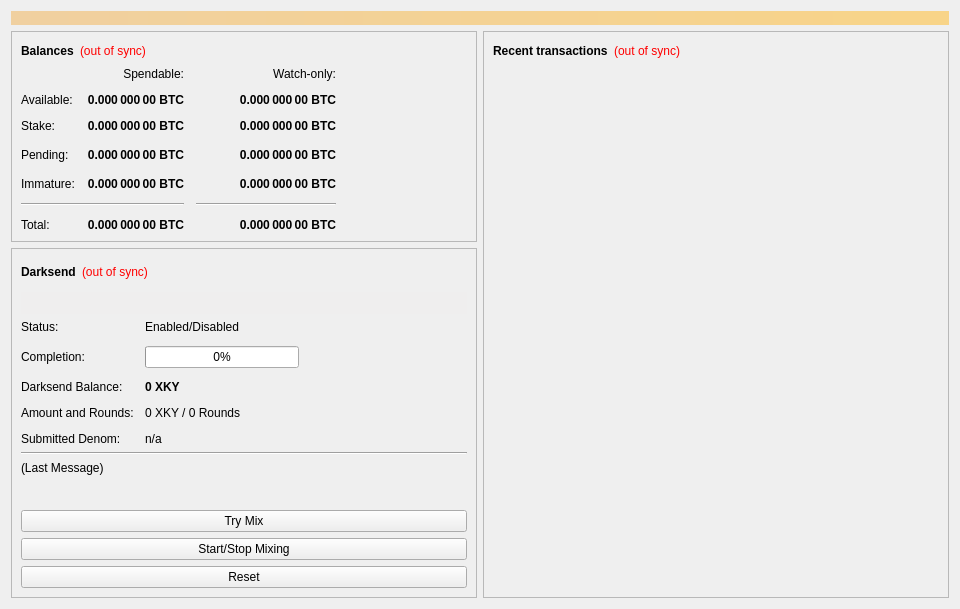
<?xml version="1.0" encoding="UTF-8"?>
<ui version="4.0">
 <class>OverviewPage</class>
 <widget class="QWidget" name="OverviewPage">
  <property name="geometry">
   <rect>
    <x>0</x>
    <y>0</y>
    <width>960</width>
    <height>594</height>
   </rect>
  </property>
  <property name="minimumSize">
   <size>
    <width>960</width>
    <height>0</height>
   </size>
  </property>
  <property name="windowTitle">
   <string>Form</string>
  </property>
  <layout class="QVBoxLayout" name="topLayout">
   <item>
    <widget class="QLabel" name="labelAlerts">
     <property name="visible">
      <bool>false</bool>
     </property>
     <property name="styleSheet">
      <string notr="true">background-color: qlineargradient(x1: 0, y1: 0, x2: 1, y2: 0, stop:0 #F0D0A0, stop:1 #F8D488); color:#000000;</string>
     </property>
     <property name="wordWrap">
      <bool>true</bool>
     </property>
     <property name="margin">
      <number>3</number>
     </property>
    </widget>
   </item>
   <item>
    <layout class="QHBoxLayout" name="horizontalLayout" stretch="1,1">
     <item>
      <layout class="QVBoxLayout" name="verticalLayout_2">
       <item>
        <widget class="QFrame" name="frame">
         <property name="frameShape">
          <enum>QFrame::StyledPanel</enum>
         </property>
         <property name="frameShadow">
          <enum>QFrame::Raised</enum>
         </property>
         <layout class="QVBoxLayout" name="verticalLayout_4">
          <item>
           <layout class="QHBoxLayout" name="horizontalLayout_4">
            <item>
             <widget class="QLabel" name="label_5">
              <property name="font">
               <font>
                <weight>75</weight>
                <bold>true</bold>
               </font>
              </property>
              <property name="text">
               <string>Balances</string>
              </property>
             </widget>
            </item>
            <item>
             <widget class="QLabel" name="labelWalletStatus">
              <property name="cursor">
               <cursorShape>WhatsThisCursor</cursorShape>
              </property>
              <property name="toolTip">
               <string>The displayed information may be out of date. Your wallet automatically synchronizes with the XKY network after a connection is established, but this process has not completed yet.</string>
              </property>
              <property name="styleSheet">
               <string notr="true">QLabel { color: red; }</string>
              </property>
              <property name="text">
               <string notr="true">(out of sync)</string>
              </property>
              <property name="alignment">
               <set>Qt::AlignLeading|Qt::AlignLeft|Qt::AlignVCenter</set>
              </property>
             </widget>
            </item>
            <item>
             <spacer name="horizontalSpacer_3">
              <property name="orientation">
               <enum>Qt::Horizontal</enum>
              </property>
              <property name="sizeHint" stdset="0">
               <size>
                <width>40</width>
                <height>20</height>
               </size>
              </property>
             </spacer>
            </item>
           </layout>
          </item>
          <item>
           <layout class="QGridLayout" name="gridLayout">
            <property name="spacing">
             <number>12</number>
            </property>
            <item row="3" column="2">
             <widget class="QLabel" name="labelWatchPending">
              <property name="font">
               <font>
                <weight>75</weight>
                <bold>true</bold>
               </font>
              </property>
              <property name="cursor">
               <cursorShape>IBeamCursor</cursorShape>
              </property>
              <property name="toolTip">
               <string>Unconfirmed transactions to watch-only addresses</string>
              </property>
              <property name="text">
               <string notr="true">0.000 000 00 BTC</string>
              </property>
              <property name="alignment">
               <set>Qt::AlignRight|Qt::AlignTrailing|Qt::AlignVCenter</set>
              </property>
              <property name="textInteractionFlags">
               <set>Qt::LinksAccessibleByMouse|Qt::TextSelectableByKeyboard|Qt::TextSelectableByMouse</set>
              </property>
             </widget>
            </item>
            <item row="3" column="1">
             <widget class="QLabel" name="labelUnconfirmed">
              <property name="font">
               <font>
                <weight>75</weight>
                <bold>true</bold>
               </font>
              </property>
              <property name="cursor">
               <cursorShape>IBeamCursor</cursorShape>
              </property>
              <property name="toolTip">
               <string>Total of transactions that have yet to be confirmed, and do not yet count toward the spendable balance</string>
              </property>
              <property name="text">
               <string notr="true">0.000 000 00 BTC</string>
              </property>
              <property name="alignment">
               <set>Qt::AlignRight|Qt::AlignTrailing|Qt::AlignVCenter</set>
              </property>
              <property name="textInteractionFlags">
               <set>Qt::LinksAccessibleByMouse|Qt::TextSelectableByKeyboard|Qt::TextSelectableByMouse</set>
              </property>
             </widget>
            </item>
            <item row="4" column="2">
             <widget class="QLabel" name="labelWatchImmature">
              <property name="font">
               <font>
                <weight>75</weight>
                <bold>true</bold>
               </font>
              </property>
              <property name="cursor">
               <cursorShape>IBeamCursor</cursorShape>
              </property>
              <property name="toolTip">
               <string>Mined balance in watch-only addresses that has not yet matured</string>
              </property>
              <property name="text">
               <string notr="true">0.000 000 00 BTC</string>
              </property>
              <property name="alignment">
               <set>Qt::AlignRight|Qt::AlignTrailing|Qt::AlignVCenter</set>
              </property>
              <property name="textInteractionFlags">
               <set>Qt::LinksAccessibleByMouse|Qt::TextSelectableByKeyboard|Qt::TextSelectableByMouse</set>
              </property>
             </widget>
            </item>
            <item row="5" column="0" colspan="2">
             <widget class="Line" name="lineSpendableBalance">
              <property name="orientation">
               <enum>Qt::Horizontal</enum>
              </property>
             </widget>
            </item>
            <item row="5" column="2">
             <widget class="Line" name="lineWatchBalance">
              <property name="sizePolicy">
               <sizepolicy hsizetype="Preferred" vsizetype="Fixed">
                <horstretch>0</horstretch>
                <verstretch>0</verstretch>
               </sizepolicy>
              </property>
              <property name="minimumSize">
               <size>
                <width>140</width>
                <height>0</height>
               </size>
              </property>
              <property name="orientation">
               <enum>Qt::Horizontal</enum>
              </property>
             </widget>
            </item>
            <item row="6" column="0">
             <widget class="QLabel" name="labelTotalText">
              <property name="text">
               <string>Total:</string>
              </property>
             </widget>
            </item>
            <item row="4" column="1">
             <widget class="QLabel" name="labelImmature">
              <property name="font">
               <font>
                <weight>75</weight>
                <bold>true</bold>
               </font>
              </property>
              <property name="cursor">
               <cursorShape>IBeamCursor</cursorShape>
              </property>
              <property name="toolTip">
               <string>Mined balance that has not yet matured</string>
              </property>
              <property name="text">
               <string notr="true">0.000 000 00 BTC</string>
              </property>
              <property name="alignment">
               <set>Qt::AlignRight|Qt::AlignTrailing|Qt::AlignVCenter</set>
              </property>
              <property name="textInteractionFlags">
               <set>Qt::LinksAccessibleByMouse|Qt::TextSelectableByKeyboard|Qt::TextSelectableByMouse</set>
              </property>
             </widget>
            </item>
            <item row="3" column="3">
             <spacer name="horizontalSpacer_2">
              <property name="orientation">
               <enum>Qt::Horizontal</enum>
              </property>
              <property name="sizeHint" stdset="0">
               <size>
                <width>40</width>
                <height>20</height>
               </size>
              </property>
             </spacer>
            </item>
            <item row="4" column="0">
             <widget class="QLabel" name="labelImmatureText">
              <property name="text">
               <string>Immature:</string>
              </property>
             </widget>
            </item>
            <item row="6" column="1">
             <widget class="QLabel" name="labelTotal">
              <property name="font">
               <font>
                <weight>75</weight>
                <bold>true</bold>
               </font>
              </property>
              <property name="cursor">
               <cursorShape>IBeamCursor</cursorShape>
              </property>
              <property name="toolTip">
               <string>Your current total balance</string>
              </property>
              <property name="text">
               <string notr="true">0.000 000 00 BTC</string>
              </property>
              <property name="alignment">
               <set>Qt::AlignRight|Qt::AlignTrailing|Qt::AlignVCenter</set>
              </property>
              <property name="textInteractionFlags">
               <set>Qt::LinksAccessibleByMouse|Qt::TextSelectableByKeyboard|Qt::TextSelectableByMouse</set>
              </property>
             </widget>
            </item>
            <item row="6" column="2">
             <widget class="QLabel" name="labelWatchTotal">
              <property name="font">
               <font>
                <weight>75</weight>
                <bold>true</bold>
               </font>
              </property>
              <property name="cursor">
               <cursorShape>IBeamCursor</cursorShape>
              </property>
              <property name="toolTip">
               <string>Current total balance in watch-only addresses</string>
              </property>
              <property name="text">
               <string notr="true">0.000 000 00 BTC</string>
              </property>
              <property name="alignment">
               <set>Qt::AlignRight|Qt::AlignTrailing|Qt::AlignVCenter</set>
              </property>
              <property name="textInteractionFlags">
               <set>Qt::LinksAccessibleByMouse|Qt::TextSelectableByKeyboard|Qt::TextSelectableByMouse</set>
              </property>
             </widget>
            </item>
            <item row="0" column="2">
             <widget class="QLabel" name="labelWatchonly">
              <property name="text">
               <string>Watch-only:</string>
              </property>
              <property name="alignment">
               <set>Qt::AlignRight|Qt::AlignTrailing|Qt::AlignVCenter</set>
              </property>
             </widget>
            </item>
            <item row="1" column="0">
             <widget class="QLabel" name="labelBalanceText">
              <property name="text">
               <string>Available:</string>
              </property>
             </widget>
            </item>
            <item row="1" column="1">
             <widget class="QLabel" name="labelBalance">
              <property name="font">
               <font>
                <weight>75</weight>
                <bold>true</bold>
               </font>
              </property>
              <property name="cursor">
               <cursorShape>IBeamCursor</cursorShape>
              </property>
              <property name="toolTip">
               <string>Your current spendable balance</string>
              </property>
              <property name="text">
               <string notr="true">0.000 000 00 BTC</string>
              </property>
              <property name="alignment">
               <set>Qt::AlignRight|Qt::AlignTrailing|Qt::AlignVCenter</set>
              </property>
              <property name="textInteractionFlags">
               <set>Qt::LinksAccessibleByMouse|Qt::TextSelectableByKeyboard|Qt::TextSelectableByMouse</set>
              </property>
             </widget>
            </item>
            <item row="2" column="0">
             <widget class="QLabel" name="label_10">
              <property name="text">
               <string>Stake:</string>
              </property>
             </widget>
            </item>
            <item row="2" column="1">
             <widget class="QLabel" name="labelStake">
              <property name="font">
               <font>
                <weight>75</weight>
                <bold>true</bold>
               </font>
              </property>
              <property name="cursor">
               <cursorShape>IBeamCursor</cursorShape>
              </property>
              <property name="toolTip">
               <string>Total of coins that was staked, and do not yet count toward the current balance</string>
              </property>
              <property name="text">
               <string notr="true">0.000 000 00 BTC</string>
              </property>
              <property name="alignment">
               <set>Qt::AlignRight|Qt::AlignTrailing|Qt::AlignVCenter</set>
              </property>
              <property name="textInteractionFlags">
               <set>Qt::LinksAccessibleByMouse|Qt::TextSelectableByKeyboard|Qt::TextSelectableByMouse</set>
              </property>
             </widget>
            </item>
            <item row="2" column="2">
             <widget class="QLabel" name="labelWatchStake">
              <property name="font">
               <font>
                <weight>75</weight>
                <bold>true</bold>
               </font>
              </property>
              <property name="cursor">
               <cursorShape>IBeamCursor</cursorShape>
              </property>
              <property name="toolTip">
               <string>Total of coins that was staked in watch-only addresses, and do not yet count toward the current watch-only balance</string>
              </property>
              <property name="text">
               <string notr="true">0.000 000 00 BTC</string>
              </property>
              <property name="alignment">
               <set>Qt::AlignRight|Qt::AlignTrailing|Qt::AlignVCenter</set>
              </property>
              <property name="textInteractionFlags">
               <set>Qt::LinksAccessibleByMouse|Qt::TextSelectableByKeyboard|Qt::TextSelectableByMouse</set>
              </property>
             </widget>
            </item>
            <item row="1" column="2">
             <widget class="QLabel" name="labelWatchAvailable">
              <property name="font">
               <font>
                <weight>75</weight>
                <bold>true</bold>
               </font>
              </property>
              <property name="cursor">
               <cursorShape>IBeamCursor</cursorShape>
              </property>
              <property name="toolTip">
               <string>Your current balance in watch-only addresses</string>
              </property>
              <property name="text">
               <string notr="true">0.000 000 00 BTC</string>
              </property>
              <property name="alignment">
               <set>Qt::AlignRight|Qt::AlignTrailing|Qt::AlignVCenter</set>
              </property>
              <property name="textInteractionFlags">
               <set>Qt::LinksAccessibleByMouse|Qt::TextSelectableByKeyboard|Qt::TextSelectableByMouse</set>
              </property>
             </widget>
            </item>
            <item row="3" column="0">
             <widget class="QLabel" name="labelPendingText">
              <property name="text">
               <string>Pending:</string>
              </property>
             </widget>
            </item>
            <item row="0" column="1">
             <widget class="QLabel" name="labelSpendable">
              <property name="text">
               <string>Spendable:</string>
              </property>
              <property name="alignment">
               <set>Qt::AlignRight|Qt::AlignTrailing|Qt::AlignVCenter</set>
              </property>
             </widget>
            </item>
           </layout>
          </item>
         </layout>
        </widget>
       </item>
       <item>
        <widget class="QFrame" name="frameDarksend">
         <property name="sizePolicy">
          <sizepolicy hsizetype="Expanding" vsizetype="Expanding">
           <horstretch>0</horstretch>
           <verstretch>0</verstretch>
          </sizepolicy>
         </property>
         <property name="minimumSize">
          <size>
           <width>0</width>
           <height>350</height>
          </size>
         </property>
         <property name="layoutDirection">
          <enum>Qt::LeftToRight</enum>
         </property>
         <property name="frameShape">
          <enum>QFrame::StyledPanel</enum>
         </property>
         <property name="frameShadow">
          <enum>QFrame::Raised</enum>
         </property>
         <layout class="QVBoxLayout" name="verticalLayout_5">
          <item>
           <layout class="QHBoxLayout" name="horizontalLayout_5">
            <item>
             <widget class="QLabel" name="label_2">
              <property name="font">
               <font>
                <weight>75</weight>
                <bold>true</bold>
               </font>
              </property>
              <property name="text">
               <string>Darksend</string>
              </property>
             </widget>
            </item>
            <item>
             <widget class="QLabel" name="labelDarksendSyncStatus">
              <property name="toolTip">
               <string>The displayed information may be out of date. Your wallet automatically synchronizes with the XKY network after a connection is established, but this process has not completed yet.</string>
              </property>
              <property name="styleSheet">
               <string notr="true">QLabel { color: red; }</string>
              </property>
              <property name="text">
               <string notr="true">(out of sync)</string>
              </property>
              <property name="alignment">
               <set>Qt::AlignLeading|Qt::AlignLeft|Qt::AlignVCenter</set>
              </property>
             </widget>
            </item>
            <item>
             <spacer name="horizontalSpacer_4">
              <property name="orientation">
               <enum>Qt::Horizontal</enum>
              </property>
              <property name="sizeHint" stdset="0">
               <size>
                <width>40</width>
                <height>20</height>
               </size>
              </property>
             </spacer>
            </item>
           </layout>
          </item>
          <item>
           <widget class="QPushButton" name="runAutoDenom">
            <property name="palette">
             <palette>
              <active>
               <colorrole role="WindowText">
                <brush brushstyle="SolidPattern">
                 <color alpha="255">
                  <red>0</red>
                  <green>0</green>
                  <blue>0</blue>
                 </color>
                </brush>
               </colorrole>
               <colorrole role="Button">
                <brush brushstyle="SolidPattern">
                 <color alpha="255">
                  <red>239</red>
                  <green>238</green>
                  <blue>238</blue>
                 </color>
                </brush>
               </colorrole>
               <colorrole role="Light">
                <brush brushstyle="SolidPattern">
                 <color alpha="255">
                  <red>255</red>
                  <green>255</green>
                  <blue>255</blue>
                 </color>
                </brush>
               </colorrole>
               <colorrole role="Midlight">
                <brush brushstyle="SolidPattern">
                 <color alpha="255">
                  <red>247</red>
                  <green>246</green>
                  <blue>246</blue>
                 </color>
                </brush>
               </colorrole>
               <colorrole role="Dark">
                <brush brushstyle="SolidPattern">
                 <color alpha="255">
                  <red>119</red>
                  <green>119</green>
                  <blue>119</blue>
                 </color>
                </brush>
               </colorrole>
               <colorrole role="Mid">
                <brush brushstyle="SolidPattern">
                 <color alpha="255">
                  <red>159</red>
                  <green>159</green>
                  <blue>159</blue>
                 </color>
                </brush>
               </colorrole>
               <colorrole role="Text">
                <brush brushstyle="SolidPattern">
                 <color alpha="255">
                  <red>0</red>
                  <green>0</green>
                  <blue>0</blue>
                 </color>
                </brush>
               </colorrole>
               <colorrole role="BrightText">
                <brush brushstyle="SolidPattern">
                 <color alpha="255">
                  <red>255</red>
                  <green>255</green>
                  <blue>255</blue>
                 </color>
                </brush>
               </colorrole>
               <colorrole role="ButtonText">
                <brush brushstyle="SolidPattern">
                 <color alpha="255">
                  <red>0</red>
                  <green>0</green>
                  <blue>0</blue>
                 </color>
                </brush>
               </colorrole>
               <colorrole role="Base">
                <brush brushstyle="SolidPattern">
                 <color alpha="255">
                  <red>255</red>
                  <green>255</green>
                  <blue>255</blue>
                 </color>
                </brush>
               </colorrole>
               <colorrole role="Window">
                <brush brushstyle="SolidPattern">
                 <color alpha="255">
                  <red>239</red>
                  <green>238</green>
                  <blue>238</blue>
                 </color>
                </brush>
               </colorrole>
               <colorrole role="Shadow">
                <brush brushstyle="SolidPattern">
                 <color alpha="255">
                  <red>0</red>
                  <green>0</green>
                  <blue>0</blue>
                 </color>
                </brush>
               </colorrole>
               <colorrole role="AlternateBase">
                <brush brushstyle="SolidPattern">
                 <color alpha="255">
                  <red>247</red>
                  <green>246</green>
                  <blue>246</blue>
                 </color>
                </brush>
               </colorrole>
               <colorrole role="ToolTipBase">
                <brush brushstyle="SolidPattern">
                 <color alpha="255">
                  <red>255</red>
                  <green>255</green>
                  <blue>220</blue>
                 </color>
                </brush>
               </colorrole>
               <colorrole role="ToolTipText">
                <brush brushstyle="SolidPattern">
                 <color alpha="255">
                  <red>0</red>
                  <green>0</green>
                  <blue>0</blue>
                 </color>
                </brush>
               </colorrole>
              </active>
              <inactive>
               <colorrole role="WindowText">
                <brush brushstyle="SolidPattern">
                 <color alpha="255">
                  <red>0</red>
                  <green>0</green>
                  <blue>0</blue>
                 </color>
                </brush>
               </colorrole>
               <colorrole role="Button">
                <brush brushstyle="SolidPattern">
                 <color alpha="255">
                  <red>239</red>
                  <green>238</green>
                  <blue>238</blue>
                 </color>
                </brush>
               </colorrole>
               <colorrole role="Light">
                <brush brushstyle="SolidPattern">
                 <color alpha="255">
                  <red>255</red>
                  <green>255</green>
                  <blue>255</blue>
                 </color>
                </brush>
               </colorrole>
               <colorrole role="Midlight">
                <brush brushstyle="SolidPattern">
                 <color alpha="255">
                  <red>247</red>
                  <green>246</green>
                  <blue>246</blue>
                 </color>
                </brush>
               </colorrole>
               <colorrole role="Dark">
                <brush brushstyle="SolidPattern">
                 <color alpha="255">
                  <red>119</red>
                  <green>119</green>
                  <blue>119</blue>
                 </color>
                </brush>
               </colorrole>
               <colorrole role="Mid">
                <brush brushstyle="SolidPattern">
                 <color alpha="255">
                  <red>159</red>
                  <green>159</green>
                  <blue>159</blue>
                 </color>
                </brush>
               </colorrole>
               <colorrole role="Text">
                <brush brushstyle="SolidPattern">
                 <color alpha="255">
                  <red>0</red>
                  <green>0</green>
                  <blue>0</blue>
                 </color>
                </brush>
               </colorrole>
               <colorrole role="BrightText">
                <brush brushstyle="SolidPattern">
                 <color alpha="255">
                  <red>255</red>
                  <green>255</green>
                  <blue>255</blue>
                 </color>
                </brush>
               </colorrole>
               <colorrole role="ButtonText">
                <brush brushstyle="SolidPattern">
                 <color alpha="255">
                  <red>0</red>
                  <green>0</green>
                  <blue>0</blue>
                 </color>
                </brush>
               </colorrole>
               <colorrole role="Base">
                <brush brushstyle="SolidPattern">
                 <color alpha="255">
                  <red>255</red>
                  <green>255</green>
                  <blue>255</blue>
                 </color>
                </brush>
               </colorrole>
               <colorrole role="Window">
                <brush brushstyle="SolidPattern">
                 <color alpha="255">
                  <red>239</red>
                  <green>238</green>
                  <blue>238</blue>
                 </color>
                </brush>
               </colorrole>
               <colorrole role="Shadow">
                <brush brushstyle="SolidPattern">
                 <color alpha="255">
                  <red>0</red>
                  <green>0</green>
                  <blue>0</blue>
                 </color>
                </brush>
               </colorrole>
               <colorrole role="AlternateBase">
                <brush brushstyle="SolidPattern">
                 <color alpha="255">
                  <red>247</red>
                  <green>246</green>
                  <blue>246</blue>
                 </color>
                </brush>
               </colorrole>
               <colorrole role="ToolTipBase">
                <brush brushstyle="SolidPattern">
                 <color alpha="255">
                  <red>255</red>
                  <green>255</green>
                  <blue>220</blue>
                 </color>
                </brush>
               </colorrole>
               <colorrole role="ToolTipText">
                <brush brushstyle="SolidPattern">
                 <color alpha="255">
                  <red>0</red>
                  <green>0</green>
                  <blue>0</blue>
                 </color>
                </brush>
               </colorrole>
              </inactive>
              <disabled>
               <colorrole role="WindowText">
                <brush brushstyle="SolidPattern">
                 <color alpha="255">
                  <red>119</red>
                  <green>119</green>
                  <blue>119</blue>
                 </color>
                </brush>
               </colorrole>
               <colorrole role="Button">
                <brush brushstyle="SolidPattern">
                 <color alpha="255">
                  <red>239</red>
                  <green>238</green>
                  <blue>238</blue>
                 </color>
                </brush>
               </colorrole>
               <colorrole role="Light">
                <brush brushstyle="SolidPattern">
                 <color alpha="255">
                  <red>255</red>
                  <green>255</green>
                  <blue>255</blue>
                 </color>
                </brush>
               </colorrole>
               <colorrole role="Midlight">
                <brush brushstyle="SolidPattern">
                 <color alpha="255">
                  <red>247</red>
                  <green>246</green>
                  <blue>246</blue>
                 </color>
                </brush>
               </colorrole>
               <colorrole role="Dark">
                <brush brushstyle="SolidPattern">
                 <color alpha="255">
                  <red>119</red>
                  <green>119</green>
                  <blue>119</blue>
                 </color>
                </brush>
               </colorrole>
               <colorrole role="Mid">
                <brush brushstyle="SolidPattern">
                 <color alpha="255">
                  <red>159</red>
                  <green>159</green>
                  <blue>159</blue>
                 </color>
                </brush>
               </colorrole>
               <colorrole role="Text">
                <brush brushstyle="SolidPattern">
                 <color alpha="255">
                  <red>119</red>
                  <green>119</green>
                  <blue>119</blue>
                 </color>
                </brush>
               </colorrole>
               <colorrole role="BrightText">
                <brush brushstyle="SolidPattern">
                 <color alpha="255">
                  <red>255</red>
                  <green>255</green>
                  <blue>255</blue>
                 </color>
                </brush>
               </colorrole>
               <colorrole role="ButtonText">
                <brush brushstyle="SolidPattern">
                 <color alpha="255">
                  <red>119</red>
                  <green>119</green>
                  <blue>119</blue>
                 </color>
                </brush>
               </colorrole>
               <colorrole role="Base">
                <brush brushstyle="SolidPattern">
                 <color alpha="255">
                  <red>239</red>
                  <green>238</green>
                  <blue>238</blue>
                 </color>
                </brush>
               </colorrole>
               <colorrole role="Window">
                <brush brushstyle="SolidPattern">
                 <color alpha="255">
                  <red>239</red>
                  <green>238</green>
                  <blue>238</blue>
                 </color>
                </brush>
               </colorrole>
               <colorrole role="Shadow">
                <brush brushstyle="SolidPattern">
                 <color alpha="255">
                  <red>0</red>
                  <green>0</green>
                  <blue>0</blue>
                 </color>
                </brush>
               </colorrole>
               <colorrole role="AlternateBase">
                <brush brushstyle="SolidPattern">
                 <color alpha="255">
                  <red>239</red>
                  <green>238</green>
                  <blue>238</blue>
                 </color>
                </brush>
               </colorrole>
               <colorrole role="ToolTipBase">
                <brush brushstyle="SolidPattern">
                 <color alpha="255">
                  <red>255</red>
                  <green>255</green>
                  <blue>220</blue>
                 </color>
                </brush>
               </colorrole>
               <colorrole role="ToolTipText">
                <brush brushstyle="SolidPattern">
                 <color alpha="255">
                  <red>0</red>
                  <green>0</green>
                  <blue>0</blue>
                 </color>
                </brush>
               </colorrole>
              </disabled>
             </palette>
            </property>
            <property name="focusPolicy">
             <enum>Qt::NoFocus</enum>
            </property>
            <property name="autoFillBackground">
             <bool>true</bool>
            </property>
            <property name="text">
             <string/>
            </property>
            <property name="flat">
             <bool>true</bool>
            </property>
           </widget>
          </item>
          <item>
           <layout class="QFormLayout" name="formLayout">
            <property name="fieldGrowthPolicy">
             <enum>QFormLayout::AllNonFixedFieldsGrow</enum>
            </property>
            <property name="horizontalSpacing">
             <number>11</number>
            </property>
            <property name="verticalSpacing">
             <number>12</number>
            </property>
            <item row="0" column="0">
             <widget class="QLabel" name="label_6">
              <property name="text">
               <string>Status:</string>
              </property>
             </widget>
            </item>
            <item row="1" column="0">
             <widget class="QLabel" name="label_7">
              <property name="text">
               <string>Completion:</string>
              </property>
             </widget>
            </item>
            <item row="1" column="1">
             <widget class="QProgressBar" name="darksendProgress">
              <property name="maximumSize">
               <size>
                <width>154</width>
                <height>16777215</height>
               </size>
              </property>
              <property name="value">
               <number>0</number>
              </property>
             </widget>
            </item>
            <item row="3" column="0">
             <widget class="QLabel" name="labelAnonymizedText">
              <property name="text">
               <string>Darksend Balance:</string>
              </property>
             </widget>
            </item>
            <item row="3" column="1">
             <widget class="QLabel" name="labelAnonymized">
              <property name="font">
               <font>
                <weight>75</weight>
                <bold>true</bold>
               </font>
              </property>
              <property name="text">
               <string notr="true">0 XKY</string>
              </property>
             </widget>
            </item>
            <item row="4" column="0">
             <widget class="QLabel" name="label_8">
              <property name="text">
               <string>Amount and Rounds:</string>
              </property>
             </widget>
            </item>
            <item row="4" column="1">
             <widget class="QLabel" name="labelAmountRounds">
              <property name="text">
               <string>0 XKY / 0 Rounds</string>
              </property>
             </widget>
            </item>
            <item row="5" column="0">
             <widget class="QLabel" name="label_9">
              <property name="text">
               <string>Submitted Denom:</string>
              </property>
             </widget>
            </item>
            <item row="5" column="1">
             <widget class="QLabel" name="labelSubmittedDenom">
              <property name="toolTip">
               <string>The denominations you submitted to the Masternode.&lt;br&gt;To mix, other users must submit the exact same denominations.</string>
              </property>
              <property name="text">
               <string>n/a</string>
              </property>
             </widget>
            </item>
            <item row="0" column="1">
             <widget class="QLabel" name="darksendEnabled">
              <property name="text">
               <string>Enabled/Disabled</string>
              </property>
             </widget>
            </item>
           </layout>
          </item>
          <item>
           <widget class="Line" name="lineLastMessage">
            <property name="orientation">
             <enum>Qt::Horizontal</enum>
            </property>
           </widget>
          </item>
          <item>
           <widget class="QLabel" name="darksendStatus">
            <property name="minimumSize">
             <size>
              <width>288</width>
              <height>43</height>
             </size>
            </property>
            <property name="text">
             <string>(Last Message)</string>
            </property>
            <property name="alignment">
             <set>Qt::AlignLeading|Qt::AlignLeft|Qt::AlignTop</set>
            </property>
            <property name="wordWrap">
             <bool>true</bool>
            </property>
           </widget>
          </item>
          <item>
           <widget class="QPushButton" name="darksendAuto">
            <property name="sizePolicy">
             <sizepolicy hsizetype="MinimumExpanding" vsizetype="Fixed">
              <horstretch>0</horstretch>
              <verstretch>0</verstretch>
             </sizepolicy>
            </property>
            <property name="toolTip">
             <string>Try to manually submit a Darksend request.</string>
            </property>
            <property name="text">
             <string>Try Mix</string>
            </property>
           </widget>
          </item>
          <item>
           <widget class="QPushButton" name="toggleDarksend">
            <property name="sizePolicy">
             <sizepolicy hsizetype="MinimumExpanding" vsizetype="Fixed">
              <horstretch>0</horstretch>
              <verstretch>0</verstretch>
             </sizepolicy>
            </property>
            <property name="text">
             <string>Start/Stop Mixing</string>
            </property>
           </widget>
          </item>
          <item>
           <widget class="QPushButton" name="darksendReset">
            <property name="sizePolicy">
             <sizepolicy hsizetype="MinimumExpanding" vsizetype="Fixed">
              <horstretch>0</horstretch>
              <verstretch>0</verstretch>
             </sizepolicy>
            </property>
            <property name="toolTip">
             <string>Reset the current status of Darksend (can interrupt Darksend if it's in the process of Mixing, which can cost you money!)</string>
            </property>
            <property name="autoFillBackground">
             <bool>false</bool>
            </property>
            <property name="text">
             <string>Reset</string>
            </property>
           </widget>
          </item>
         </layout>
        </widget>
       </item>
       <item>
        <spacer name="verticalSpacer">
         <property name="orientation">
          <enum>Qt::Vertical</enum>
         </property>
         <property name="sizeHint" stdset="0">
          <size>
           <width>20</width>
           <height>40</height>
          </size>
         </property>
        </spacer>
       </item>
      </layout>
     </item>
     <item>
      <layout class="QVBoxLayout" name="verticalLayout_3">
       <item>
        <widget class="QFrame" name="frame_2">
         <property name="frameShape">
          <enum>QFrame::StyledPanel</enum>
         </property>
         <property name="frameShadow">
          <enum>QFrame::Raised</enum>
         </property>
         <layout class="QVBoxLayout" name="verticalLayout">
          <item>
           <layout class="QHBoxLayout" name="horizontalLayout_2">
            <item>
             <widget class="QLabel" name="label_4">
              <property name="font">
               <font>
                <weight>75</weight>
                <bold>true</bold>
               </font>
              </property>
              <property name="text">
               <string>Recent transactions</string>
              </property>
             </widget>
            </item>
            <item>
             <widget class="QLabel" name="labelTransactionsStatus">
              <property name="cursor">
               <cursorShape>WhatsThisCursor</cursorShape>
              </property>
              <property name="toolTip">
               <string>The displayed information may be out of date. Your wallet automatically synchronizes with the XKY network after a connection is established, but this process has not completed yet.</string>
              </property>
              <property name="styleSheet">
               <string notr="true">QLabel { color: red; }</string>
              </property>
              <property name="text">
               <string notr="true">(out of sync)</string>
              </property>
              <property name="alignment">
               <set>Qt::AlignRight|Qt::AlignTrailing|Qt::AlignVCenter</set>
              </property>
             </widget>
            </item>
            <item>
             <spacer name="horizontalSpacer">
              <property name="orientation">
               <enum>Qt::Horizontal</enum>
              </property>
              <property name="sizeHint" stdset="0">
               <size>
                <width>40</width>
                <height>20</height>
               </size>
              </property>
             </spacer>
            </item>
           </layout>
          </item>
          <item>
           <widget class="QListView" name="listTransactions">
            <property name="styleSheet">
             <string notr="true">QListView { background: transparent; }</string>
            </property>
            <property name="frameShape">
             <enum>QFrame::NoFrame</enum>
            </property>
            <property name="verticalScrollBarPolicy">
             <enum>Qt::ScrollBarAlwaysOff</enum>
            </property>
            <property name="horizontalScrollBarPolicy">
             <enum>Qt::ScrollBarAlwaysOff</enum>
            </property>
            <property name="selectionMode">
             <enum>QAbstractItemView::NoSelection</enum>
            </property>
           </widget>
          </item>
         </layout>
        </widget>
       </item>
      </layout>
     </item>
    </layout>
   </item>
  </layout>
 </widget>
 <resources/>
 <connections/>
</ui>
